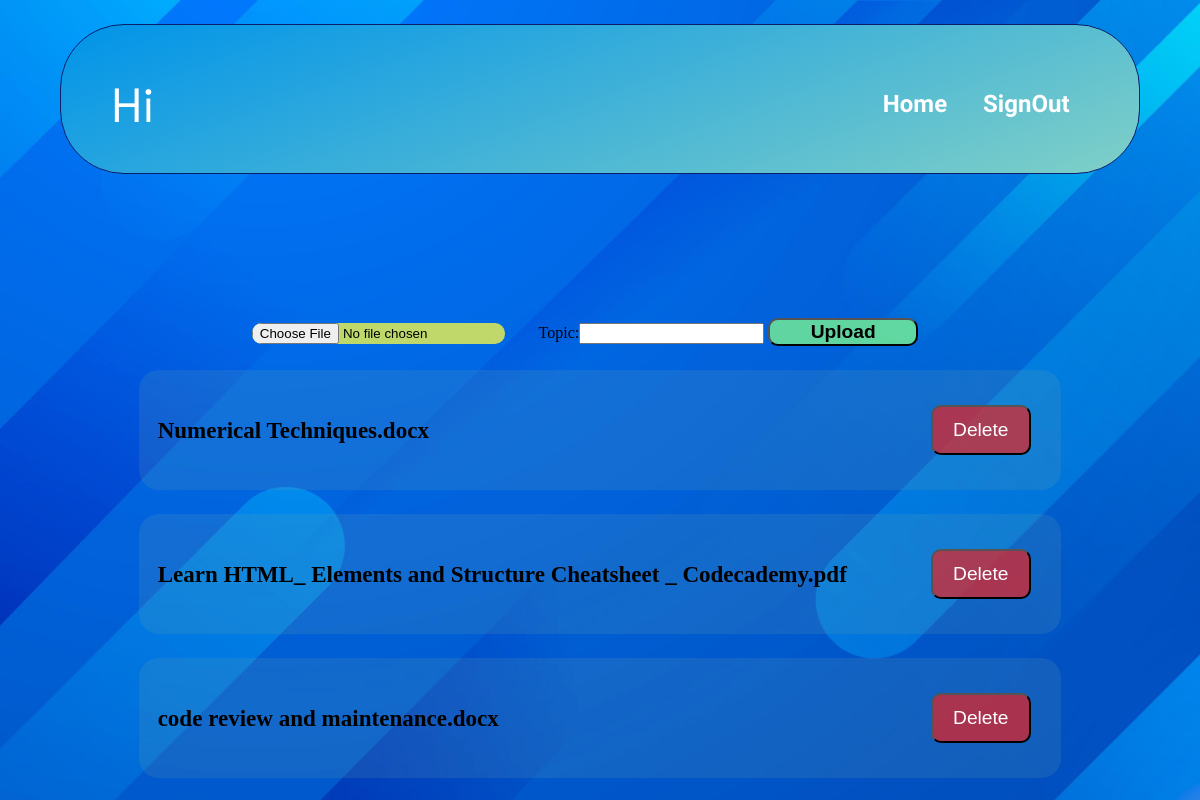
The page /teacher/add_note.php?sname=Computer Graphics on the database its author committed.
### tables this page shows
CREATE TABLE `note` (
  `id` bigint(255) NOT NULL,
  `fname` varbinary(255) NOT NULL,
  `topic` varchar(255) NOT NULL,
  `sname` varchar(255) NOT NULL,
  `tid` int(50) NOT NULL
);

### teacher/add_note.php (the view, shortened to what this page needs)
<?php
    require_once 'header.php';
    if(isset($_GET['sname'])){
        $sub = $_GET['sname'];
        $qry = "SELECT * FROM note WHERE sname='$sub'";
        $res = mysqli_query($con,$qry);
    }
?>
<!DOCTYPE html>
<html lang="en">
<head>
    <link rel="stylesheet" href="../css/add_note.css">
</head>
<body>
    <nav class="navbar">
        <div class="navbar__title">Hi <?php echo $nm; ?></div>
        <div class="header">
        <h3 id = "acp"><a href="./teacher.php">Home</a></h3>
            <h4 id="logout"><a href="../logout.php">SignOut</a></h4>
        </div>
    </nav>
    <div class="container">
        <div class="action">
            <form action="fileUpload.php" method="post" enctype="multipart/form-data">
                    <input type="file" name="fileUp" class="file-btn">
                    Topic:<input type="text" name="topic"  />
                    <input type="submit" name="upload" class="upload-btn" value="Upload">
            </form>
        </div>
        <?php
        while($f = mysqli_fetch_array($res)){
         ?>
         <div class="card">
                <div class="details">
                    <h4 class="name">
                    <?php
                         echo $f['fname'];
                    ?>
                    </h4>
                </div>
                <div class="action">
                    <form action="" method="post">
                    <input type="submit" value = 'Delete' name = "delete" class="delete button"/>
                    </form>
                </div>
        </div>
            <?php
                 }
            ?>
    </div>
</body>

### css/add_note.css (style rules this page uses)
* { margin: 0; box-sizing: border-box; }
body { background-image: url("../images/blue-gradient.jpg"); background-size: cover; }
.navbar { padding: 50px; display: flex; align-items: center; justify-content: center; margin: 2% auto; width: 90%; border-radius: 4rem; height: 150px; background-color: #0093e9; background-image: linear-gradient(160deg, #0093e9 0%, #80d0c7 100%); border: 1px solid rgb(12, 29, 105); transition: 500ms ease-in; }
a:-webkit-any-link { color: black; }
.navbar__title { font-size: 3rem; align-items: center; color: white; display: block; margin: auto; width: 100%; font-family: "Space Grotesk", sans-serif; cursor: pointer; }
.header { color: white; width: 30%; height: 6rem; display: flex; align-items: center; justify-content: center; padding-top: 10px; }
.header > h3 { font-size: 1.5rem; font-family: "Sarabun", sans-serif; margin: 0.5rem; }
.header > h4 { margin: 0.5rem; font-size: 1.5rem; cursor: pointer; font-family: "Sarabun", sans-serif; transition: 200ms ease-in-out; border-radius: 50px; }
#logout { margin: 0.5rem; font-size: 1.5rem; cursor: pointer; font-family: "Sarabun", sans-serif; transition: 200ms ease-in-out; padding: 10px; border-radius: 50px; }
#logout > a { text-decoration: none; color: white; }
#acp { margin: 0.5rem; font-size: 1.5rem; cursor: pointer; font-family: "Sarabun", sans-serif; transition: 200ms ease-in-out; padding: 10px; border-radius: 50px; }
#acp > a { text-decoration: none; color: white; }
.container { display: flex; width: 100%; margin-top: 10%; padding: 2%; flex-direction: column; justify-content: center; align-items: center; }
.card { background-color: rgba(108, 165, 162, 0.164); display: flex; flex-direction: row; justify-content: space-between; height: 15vh; border-radius: 20px; justify-items: center; align-items: center; color: rgb(0, 0, 0); margin-top: 1.5rem; width: 80%; }
.button { height: 50px; width: 100px; margin-right: 30px; cursor: pointer; color: white; border-radius: 10px; font-size: larger; transition: 300ms ease-in-out; }
.delete { background-color: rgba(233, 34, 34, 0.7); }
.details { padding: 2%; font-size: larger; }
.name { margin: 10% auto; font-size: larger; }
.action { display: flex; flex-direction: column; justify-content: center; align-items: center; }
.upload-btn { height: 100%; width: 150px; margin-right: 30px; cursor: pointer; color: black; border-radius: 10px; font-size: larger; transition: 300ms ease-in-out; background-color: rgba(125, 247, 145, 0.78); font-weight: 700; transition: 300ms ease-in-out; }
.file-btn { height: 100%; margin-right: 30px; cursor: pointer; color: black; border-radius: 10px; transition: 300ms ease-in-out; background-color: rgba(245, 248, 71, 0.78); transition: 300ms ease-in-out; }

### rows shown on the page
note: fname "Numerical Techniques.docx"
note: fname "Learn HTML_ Elements and Structure Cheatsheet _ Codecademy.pdf"
note: fname "code review and maintenance.docx"
